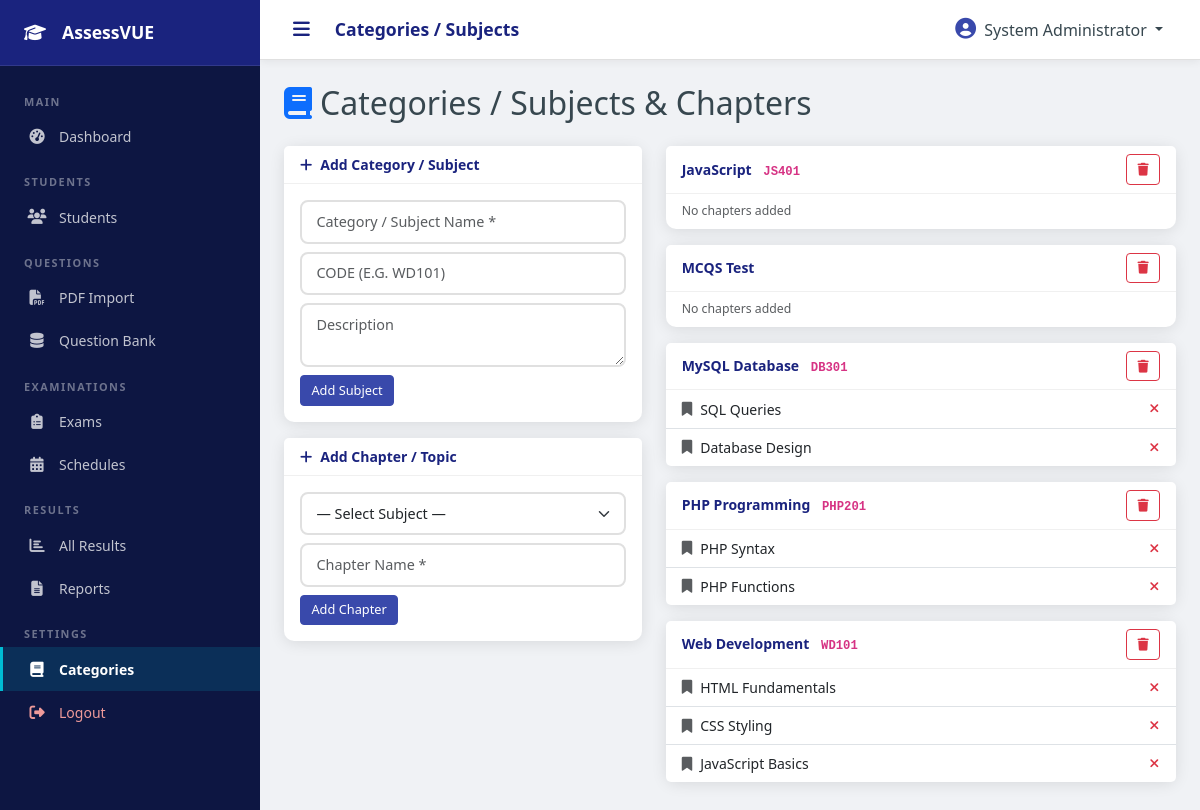
/admin/subjects.php (signed in), run on the app's committed database.
### tables this page shows
CREATE TABLE `subjects` (
  `id` int(10) UNSIGNED NOT NULL,
  `name` varchar(200) NOT NULL,
  `code` varchar(50) DEFAULT NULL,
  `description` text DEFAULT NULL,
  `is_active` tinyint(1) NOT NULL DEFAULT 1,
  `created_by` int(10) UNSIGNED DEFAULT NULL,
  `created_at` datetime NOT NULL DEFAULT current_timestamp(),
  `updated_at` datetime NOT NULL DEFAULT current_timestamp() ON UPDATE current_timestamp()
);

CREATE TABLE `chapters` (
  `id` int(10) UNSIGNED NOT NULL,
  `subject_id` int(10) UNSIGNED NOT NULL,
  `name` varchar(200) NOT NULL,
  `description` text DEFAULT NULL,
  `sort_order` int(11) NOT NULL DEFAULT 0,
  `is_active` tinyint(1) NOT NULL DEFAULT 1,
  `created_at` datetime NOT NULL DEFAULT current_timestamp(),
  `updated_at` datetime NOT NULL DEFAULT current_timestamp() ON UPDATE current_timestamp()
);

### config/database.php (called while the page is built, shortened)
<?php
class Database {
    private static $instance = null;
    private $conn;
    private function __construct() {
        $dsn = "mysql:host=" . DB_HOST . ";dbname=" . DB_NAME . ";charset=" . DB_CHARSET;
        $options = [
            PDO::ATTR_ERRMODE            => PDO::ERRMODE_EXCEPTION,
            PDO::ATTR_DEFAULT_FETCH_MODE => PDO::FETCH_ASSOC,
            PDO::ATTR_EMULATE_PREPARES   => false,
            PDO::MYSQL_ATTR_INIT_COMMAND => "SET NAMES utf8mb4 COLLATE utf8mb4_unicode_ci"
        ];
        try {
            $this->conn = new PDO($dsn, DB_USER, DB_PASS, $options);
        } catch (PDOException $e) {
            error_log("Database connection failed: " . $e->getMessage());
            die(json_encode(['success' => false, 'message' => 'Database connection failed.']));
        }
    }
    public static function getInstance(): self {
        if (self::$instance === null) {
            self::$instance = new self();
        }
        return self::$instance;
    }
    public function query(string $sql, array $params = []): PDOStatement {
        $stmt = $this->conn->prepare($sql);
        $stmt->execute($params);
        return $stmt;
    }
    public function fetchAll(string $sql, array $params = []): array {
        return $this->query($sql, $params)->fetchAll();
    }
}
function db(): Database {
    return Database::getInstance();
}

### includes/functions.php (called while the page is built, shortened)
<?php
require_once __DIR__ . '/../config/database.php';
function sanitize(mixed $input): string {
    return htmlspecialchars(trim((string)$input), ENT_QUOTES, 'UTF-8');
}

### admin/subjects.php (the view, shortened to what this page needs)
<?php
require_once __DIR__ . '/../config/database.php';
require_once __DIR__ . '/../includes/functions.php';
$subjects = db()->fetchAll("SELECT * FROM subjects ORDER BY name");
$chapters = db()->fetchAll("SELECT * FROM chapters ORDER BY subject_id, sort_order");
include 'includes/header.php';
?>
<h2 class="mb-4"><i class="fas fa-book me-2 text-primary"></i>Categories / Subjects &amp; Chapters</h2>
<div class="row g-4">
    <div class="col-12 col-md-5">
        <div class="card">
            <div class="card-header"><i class="fas fa-plus me-2"></i>Add Category / Subject</div>
            <div class="card-body">
                <form method="POST">
                    <div class="mb-2">
                        <input type="text" name="name" class="form-control" placeholder="Category / Subject Name *" required>
                    </div>
                    <div class="mb-2">
                        <input type="text" name="code" class="form-control" placeholder="Code (e.g. WD101)" style="text-transform:uppercase">
                    </div>
                    <div class="mb-2">
                        <textarea name="description" class="form-control" rows="2" placeholder="Description"></textarea>
                    </div>
                    <button type="submit" class="btn btn-primary btn-sm">Add Subject</button>
                </form>
            </div>
        </div>
        <div class="card mt-3">
            <div class="card-header"><i class="fas fa-plus me-2"></i>Add Chapter / Topic</div>
            <div class="card-body">
                <form method="POST">
                    <div class="mb-2">
                        <select name="subject_id" class="form-select" required>
                            <option value="0">— Select Subject —</option>
                        </select>
                    </div>
                    <div class="mb-2">
                        <input type="text" name="name" class="form-control" placeholder="Chapter Name *" required>
                    </div>
                    <button type="submit" class="btn btn-primary btn-sm">Add Chapter</button>
                </form>
            </div>
        </div>
    </div>
    <div class="col-12 col-md-7">
        <?php foreach ($subjects as $sub): ?>
        <div class="card mb-3">
            <div class="card-header d-flex align-items-center">
                <div>
                    <span class="fw-semibold"><?= sanitize($sub['name']) ?></span>
                    <?php if ($sub['code']): ?>
                    <code class="ms-2"><?= sanitize($sub['code']) ?></code>
                    <?php endif; ?>
                </div>
                <a href="subjects.php?action=del_subject&id=<?= $sub['id'] ?>"
                   class="btn btn-sm btn-outline-danger ms-auto"
                   onclick="return confirm('Delete this subject?')">
                    <i class="fas fa-trash"></i>
                </a>
            </div>
            <?php $subChaps = array_filter($chapters, fn($c) => $c['subject_id'] == $sub['id']); ?>
            <?php if ($subChaps): ?>
            <ul class="list-group list-group-flush">
                <?php foreach ($subChaps as $ch): ?>
                <li class="list-group-item d-flex align-items-center">
                    <i class="fas fa-bookmark me-2 text-muted"></i>
                    <?= sanitize($ch['name']) ?>
                    <a href="subjects.php?action=del_chapter&id=<?= $ch['id'] ?>"
                       class="btn btn-sm btn-link text-danger ms-auto p-0"
                       onclick="return confirm('Delete this chapter?')">
                        <i class="fas fa-times"></i>
                    </a>
                </li>
                <?php endforeach; ?>
            </ul>
            <?php else: ?>
            <div class="card-body py-2 text-muted small">No chapters added</div>
            <?php endif; ?>
        </div>
        <?php endforeach; ?>
    </div>
</div>
<?php include 'includes/footer.php'; ?>

### assets/css/admin.css (style rules this page uses)
:root { --primary: #1a237e; --primary-light: #3949ab; --primary-dark: #0d1642; --accent: #00bcd4; --success: #2e7d32; --danger: #c62828; --warning: #f9a825; --sidebar-width: 260px; --sidebar-collapsed: 70px; --topbar-height: 60px; --transition: 0.25s ease; --shadow: 0 2px 15px rgba(0,0,0,.1); --radius: 10px; }
* { box-sizing: border-box; margin: 0; padding: 0; }
body { font-family: 'Segoe UI', system-ui, -apple-system, sans-serif; background: #f0f2f5; color: #37474f; font-size: 14px; }
.card { border: none; border-radius: var(--radius); box-shadow: var(--shadow); }
.card-header { background: #fff; border-bottom: 1px solid #f0f0f0; font-weight: 600; color: var(--primary); }
.form-control, .form-select { border-radius: 8px; border: 2px solid #e0e0e0; padding: .55rem .9rem; font-size: .9rem; }
.btn-primary { background: var(--primary-light); border-color: var(--primary-light); }
.btn-sm { padding: .3rem .65rem; font-size: .8rem; }

### data on the page
subjects: name "JavaScript", code "JS401", shows "No chapters added"
subjects: name "MCQS Test", shows "No chapters added"
subjects: name "MySQL Database", code "DB301"
chapters: name "SQL Queries"
chapters: name "Database Design"
subjects: name "PHP Programming", code "PHP201"
chapters: name "PHP Syntax"
chapters: name "PHP Functions"
subjects: name "Web Development", code "WD101"
chapters: name "HTML Fundamentals"
chapters: name "CSS Styling"
chapters: name "JavaScript Basics"

### other printed values
APP_NAME "AssessVUE"
PAGE_TITLE "Categories / Subjects"
$_SESSION['admin_name'] "System Administrator"
